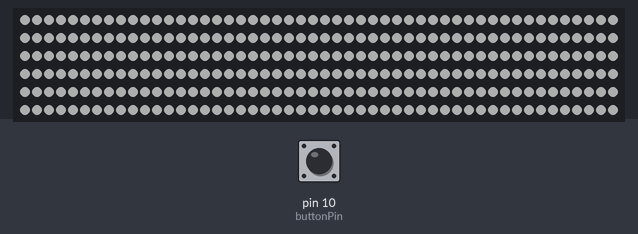
A sketch run on a simulated Arduino Uno, built with avr-gcc and run on an emulated ATmega328P. Shown: 300 RGB LEDs in strip order, left to right, continuing on the next row. The inputs (shaded band) are chosen by the test bench; at power-on: pin 10 (buttonPin) LOW. Dim RGB values are drawn brighter than linear.

2.8 s: pin 10 (buttonPin) pulled HIGH for 1.15 s
Above: at 4.6 s.
7.2 s: pin 10 (buttonPin) pulled HIGH for 3.2 s
Timing chart, 0 to 10.2 s (numbered marks = the images above; inputs shaded):
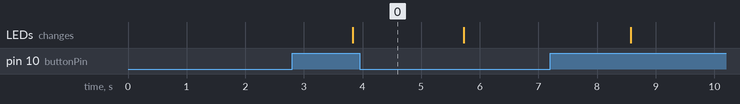

The sketch:

ledy.ino
```cpp
#include <Adafruit_NeoPixel.h>
#ifdef __AVR__
 #include <avr/power.h> // Required for 16 MHz Adafruit Trinket
#endif

#define LED_PIN     6
#define LED_COUNT  300
#define BRIGHTNESS  255
Adafruit_NeoPixel ledy(LED_COUNT, LED_PIN, NEO_GRBW + NEO_KHZ800);


//PROTOTYPY FUNKCJI (DLA FUNKCJI O PARAMETRACH OPCJONALNYCH)
void  swiatlo_progres(uint32_t color, int wait=0,int mnoznik=1); //Argumenty (color, opoznienie(ms), mnoznik predkosci)
void wylacz(int wait,int mode,int mnoznik=1); //Argumenty ( tryb (0-nagly, 1- progresowe od tylu, 2-progresowe od przodu),opoznienie(ms),  mnoznik predkosci)
//@@@@@@@@@@@@@@@@@@@@@@@


const static int buttonPin = 10; // JEZELI PIN 10 ma stan wysoki, to uruchom funkcje swiatlo_progres(), jezeli niski - wylacz()
static int buttonState=0;


void setup() {


  ledy.begin();           // INITIALIZE NeoPixel strip object (REQUIRED)
  ledy.show();            // Turn OFF all pixels ASAP
  ledy.setBrightness(BRIGHTNESS/5); // Set BRIGHTNESS to about 1/5 (max = 255)
  pinMode(buttonPin, INPUT); //PRZYDZIELENIE PINU 10 JAKO INPUT
}

void loop() {
 buttonState=digitalRead(buttonPin);
 uint32_t color = ledy.Color(0,0,0,255); //przejscie z rgbw na 32 bitowy zapis
 if(buttonState==HIGH)
 {
  swiatlo_progres(color,0,5);
 }
 if(buttonState==LOW)
 {
   wylacz(1,0,5);
 }
  //fala(25407); // KOLOR od 0 do 65535 -> Paleta barw HSV

}

void  swiatlo_progres(uint32_t color, int wait,int mnoznik){
   for(int i=0; i<LED_COUNT;i++)
   {
   ledy.setPixelColor(i,color);
   if(i%mnoznik==0)ledy.show();
   delay(wait);
   }
   ledy.show();
  }

void  fala(uint16_t color){
   for(int i=0; i<256;i++) //zaswiecanie
   {
      for(int j=0;j<LED_COUNT;j++)
      {
        ledy.setPixelColor(j,ledy.ColorHSV(color,255,i));
      }
      if(i%8==0)ledy.show();
   }
   ledy.show();
   delay(2000); //czas pelnego swiatla (ms)
   for(int i=0; i<255;i++) //gaszenie
   {
      for(int j=0;j<LED_COUNT;j++)
      {
        ledy.setPixelColor(LED_COUNT-j,ledy.ColorHSV(color,255,255-i));
      }
      if(i%8==0)ledy.show();
   }
   ledy.show();
   delay(100); //czas bez jakiegokolwiek swiatla
  }
void wylacz(int mode,int wait,int mnoznik)
{
  if(mode==1)
  {
    for(int i=0; i<=LED_COUNT;i++)
    {
      ledy.setPixelColor(LED_COUNT-i,ledy.Color(0,0,0));
      if(i%mnoznik==0)ledy.show();
      delay(wait);
    }
    ledy.show();
  }
  else if (mode==0){ledy.clear();}

}
```

Measured:
- after the input at 2.8 s, the LEDs: change after 1.0 s (image 0)
